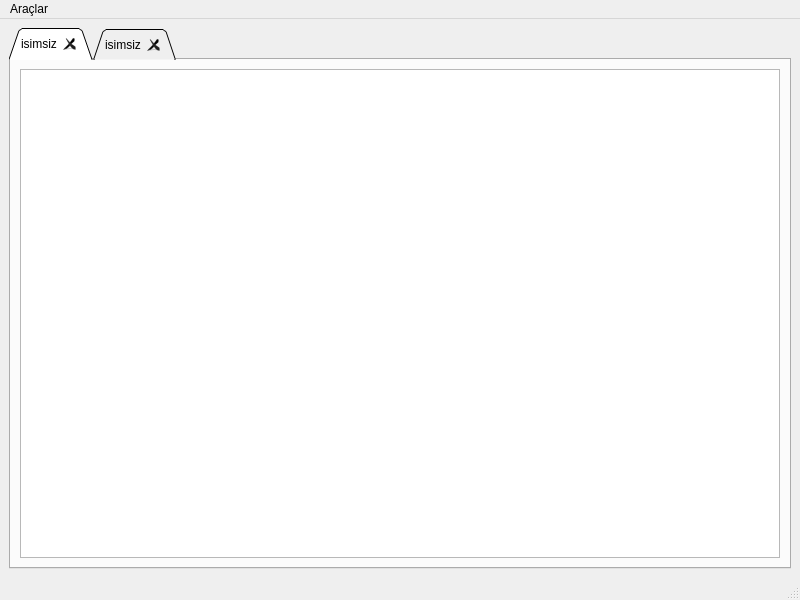
<?xml version="1.0" encoding="UTF-8"?>
<ui version="4.0">
 <class>MainWindow</class>
 <widget class="QMainWindow" name="MainWindow">
  <property name="geometry">
   <rect>
    <x>0</x>
    <y>0</y>
    <width>800</width>
    <height>600</height>
   </rect>
  </property>
  <property name="windowTitle">
   <string>MainWindow</string>
  </property>
  <widget class="QWidget" name="centralwidget">
   <layout class="QGridLayout" name="gridLayout">
    <item row="0" column="0">
     <widget class="QTabWidget" name="tabWidget">
      <property name="tabPosition">
       <enum>QTabWidget::TabPosition::North</enum>
      </property>
      <property name="tabShape">
       <enum>QTabWidget::TabShape::Triangular</enum>
      </property>
      <property name="currentIndex">
       <number>0</number>
      </property>
      <property name="tabsClosable">
       <bool>true</bool>
      </property>
      <widget class="QWidget" name="tab">
       <attribute name="title">
        <string>isimsiz</string>
       </attribute>
       <layout class="QGridLayout" name="gridLayout_2">
        <item row="0" column="0">
         <widget class="QTextEdit" name="textEdit"/>
        </item>
       </layout>
      </widget>
      <widget class="QWidget" name="tab_2">
       <attribute name="title">
        <string>isimsiz</string>
       </attribute>
      </widget>
     </widget>
    </item>
   </layout>
  </widget>
  <widget class="QMenuBar" name="menubar">
   <property name="geometry">
    <rect>
     <x>0</x>
     <y>0</y>
     <width>800</width>
     <height>22</height>
    </rect>
   </property>
   <widget class="QMenu" name="menuAra_lar">
    <property name="title">
     <string>Araçlar</string>
    </property>
    <addaction name="actionOpenFile"/>
    <addaction name="actionSave"/>
    <addaction name="actionNewFile"/>
   </widget>
   <addaction name="menuAra_lar"/>
  </widget>
  <widget class="QStatusBar" name="statusbar"/>
  <action name="actionOpenFile">
   <property name="text">
    <string>Dosya aç</string>
   </property>
  </action>
  <action name="actionSave">
   <property name="text">
    <string>Kaydet</string>
   </property>
  </action>
  <action name="actionNewFile">
   <property name="text">
    <string>Yeni Dosya Oluştur</string>
   </property>
  </action>
  <action name="actionEditFile">
   <property name="text">
    <string>edit_file</string>
   </property>
   <property name="menuRole">
    <enum>QAction::MenuRole::NoRole</enum>
   </property>
  </action>
 </widget>
 <resources/>
 <connections/>
</ui>
